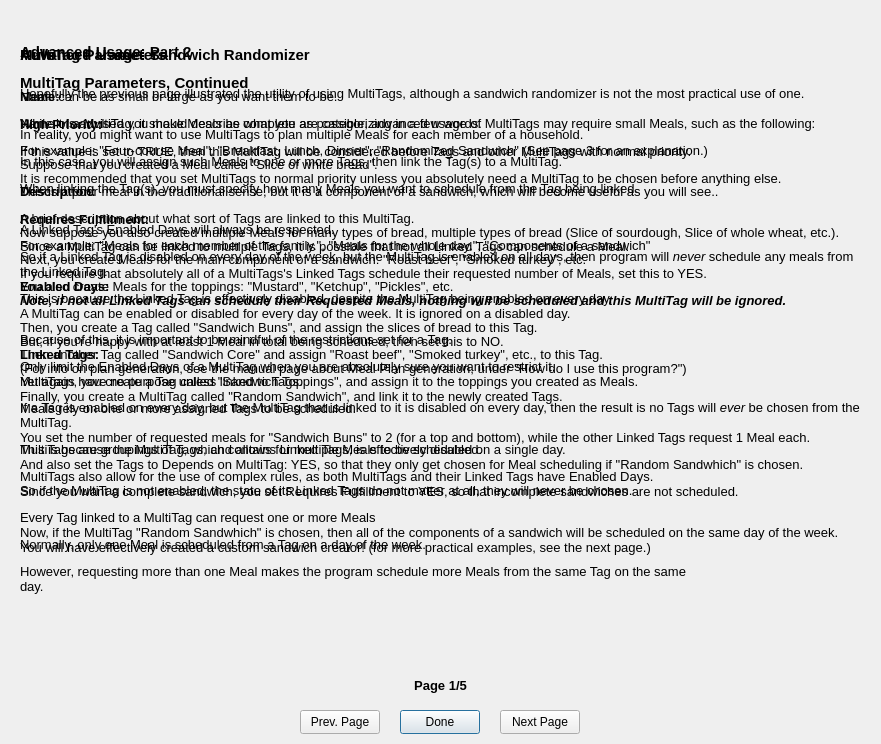
<?xml version="1.0" encoding="UTF-8"?>
<ui version="4.0">
 <class>Manual_MultitagInfo</class>
 <widget class="QDialog" name="Manual_MultitagInfo">
  <property name="geometry">
   <rect>
    <x>0</x>
    <y>0</y>
    <width>881</width>
    <height>744</height>
   </rect>
  </property>
  <property name="windowTitle">
   <string>MultiTag Information</string>
  </property>
  <widget class="QPushButton" name="pushButton_done">
   <property name="geometry">
    <rect>
     <x>400</x>
     <y>710</y>
     <width>80</width>
     <height>24</height>
    </rect>
   </property>
   <property name="text">
    <string>Done</string>
   </property>
  </widget>
  <widget class="QPushButton" name="pushButton_previousPage">
   <property name="geometry">
    <rect>
     <x>300</x>
     <y>710</y>
     <width>80</width>
     <height>24</height>
    </rect>
   </property>
   <property name="text">
    <string>Prev. Page</string>
   </property>
  </widget>
  <widget class="QPushButton" name="pushButton_nextPage">
   <property name="geometry">
    <rect>
     <x>500</x>
     <y>710</y>
     <width>80</width>
     <height>24</height>
    </rect>
   </property>
   <property name="text">
    <string>Next Page</string>
   </property>
  </widget>
  <widget class="QLabel" name="label_page2">
   <property name="geometry">
    <rect>
     <x>20</x>
     <y>20</y>
     <width>781</width>
     <height>411</height>
    </rect>
   </property>
   <property name="text">
    <string>&lt;html&gt;&lt;head/&gt;&lt;body&gt;&lt;p&gt;&lt;span style=&quot; font-size:11pt; font-weight:700;&quot;&gt;MultiTag Parameters, Continued&lt;/span&gt;&lt;br/&gt;&lt;/p&gt;&lt;p&gt;&lt;span style=&quot; font-size:10pt; font-weight:700;&quot;&gt;High Priority:&lt;/span&gt;&lt;/p&gt;&lt;p&gt;&lt;span style=&quot; font-size:10pt;&quot;&gt;If this value is set to TRUE, then this MultiTag will be considered before Tags and other MultiTags with normal priority.&lt;/span&gt;&lt;/p&gt;&lt;p&gt;&lt;span style=&quot; font-size:10pt;&quot;&gt;It is recommended that you set MultiTags to normal priority unless you absolutely need a MultiTag to be chosen before anything else.&lt;/span&gt;&lt;br/&gt;&lt;/p&gt;&lt;p&gt;&lt;span style=&quot; font-size:10pt; font-weight:700;&quot;&gt;Requires Fulfillment:&lt;/span&gt;&lt;/p&gt;&lt;p&gt;&lt;span style=&quot; font-size:10pt;&quot;&gt;Since a MultiTag can be linked to multiple Tags, it is possible that not all Linked Tags can schedule a Meal.&lt;/span&gt;&lt;/p&gt;&lt;p&gt;&lt;span style=&quot; font-size:10pt;&quot;&gt;If you require that absolutely all of a MultiTags's Linked Tags schedule their requested number of Meals, set this to YES.&lt;/span&gt;&lt;/p&gt;&lt;p&gt;&lt;span style=&quot; font-size:10pt; font-weight:700; font-style:italic;&quot;&gt;Note, if not all Linked Tags can schedule their Requested Meals, nothing will be scheduled and this MultiTag will be ignored.&lt;/span&gt;&lt;br/&gt;&lt;/p&gt;&lt;p&gt;&lt;span style=&quot; font-size:10pt;&quot;&gt;But, if you're happy with at least 1 Meal in total being scheduled, then set this to NO.&lt;/span&gt;&lt;/p&gt;&lt;p&gt;&lt;span style=&quot; font-size:10pt;&quot;&gt;(For info on plan generation, see the manual page about Meal Plan generation, under &amp;quot;How do I use this program?&amp;quot;)&lt;/span&gt;&lt;/p&gt;&lt;/body&gt;&lt;/html&gt;</string>
   </property>
   <property name="wordWrap">
    <bool>true</bool>
   </property>
  </widget>
  <widget class="QLabel" name="label_pageNumber">
   <property name="geometry">
    <rect>
     <x>405</x>
     <y>670</y>
     <width>71</width>
     <height>31</height>
    </rect>
   </property>
   <property name="text">
    <string>&lt;html&gt;&lt;head/&gt;&lt;body&gt;&lt;p align=&quot;center&quot;&gt;&lt;span style=&quot; font-size:10pt; font-weight:700;&quot;&gt;Page 1/5&lt;/span&gt;&lt;/p&gt;&lt;/body&gt;&lt;/html&gt;</string>
   </property>
  </widget>
  <widget class="QLabel" name="label_page1">
   <property name="geometry">
    <rect>
     <x>20</x>
     <y>20</y>
     <width>691</width>
     <height>601</height>
    </rect>
   </property>
   <property name="text">
    <string>&lt;html&gt;&lt;head/&gt;&lt;body&gt;&lt;p&gt;&lt;span style=&quot; font-size:11pt; font-weight:700;&quot;&gt;MultiTag Parameters&lt;/span&gt;&lt;br/&gt;&lt;/p&gt;&lt;p&gt;&lt;span style=&quot; font-size:10pt; font-weight:700;&quot;&gt;Name:&lt;/span&gt;&lt;/p&gt;&lt;p&gt;&lt;span style=&quot; font-size:10pt;&quot;&gt;Name of a MultiTag, it should describe what you are categorizing in a few words.&lt;/span&gt;&lt;/p&gt;&lt;p&gt;&lt;span style=&quot; font-size:10pt;&quot;&gt;For example: &amp;quot;Four-course Meal&amp;quot;, &amp;quot;Breakfast, Lunch, Dinner&amp;quot;, &amp;quot;Randomized Sandwich&amp;quot; (See page 3 for an explanation.)&lt;/span&gt;&lt;br/&gt;&lt;/p&gt;&lt;p&gt;&lt;span style=&quot; font-size:10pt; font-weight:700;&quot;&gt;Description:&lt;/span&gt;&lt;/p&gt;&lt;p&gt;&lt;span style=&quot; font-size:10pt;&quot;&gt;A brief description about what sort of Tags are linked to this MultiTag.&lt;/span&gt;&lt;/p&gt;&lt;p&gt;&lt;span style=&quot; font-size:10pt;&quot;&gt;For example: &amp;quot;Meals for each member of the family.&amp;quot;, &amp;quot;Meals for the whole day.&amp;quot;, &amp;quot;Components of a sandwich&amp;quot;&lt;/span&gt;&lt;br/&gt;&lt;/p&gt;&lt;p&gt;&lt;span style=&quot; font-size:10pt; font-weight:700;&quot;&gt;Enabled Days:&lt;/span&gt;&lt;/p&gt;&lt;p&gt;&lt;span style=&quot; font-size:10pt;&quot;&gt;A MultiTag can be enabled or disabled for every day of the week. It is ignored on a disabled day.&lt;/span&gt;&lt;br/&gt;&lt;/p&gt;&lt;p&gt;&lt;span style=&quot; font-size:10pt; font-weight:700;&quot;&gt;Linked Tags:&lt;/span&gt;&lt;/p&gt;&lt;p&gt;&lt;span style=&quot; font-size:10pt;&quot;&gt;MultiTags have no purpose unless linked to Tags.&lt;/span&gt;&lt;/p&gt;&lt;p&gt;&lt;span style=&quot; font-size:10pt;&quot;&gt;Meals rely on one or more assigned Tags to be scheduled.&lt;/span&gt;&lt;br/&gt;&lt;/p&gt;&lt;p&gt;&lt;span style=&quot; font-size:10pt;&quot;&gt;MultiTags are groupings of Tags, and allows for multiple Meals to be scheduled on a single day.&lt;/span&gt;&lt;/p&gt;&lt;p&gt;&lt;span style=&quot; font-size:10pt;&quot;&gt;MultiTags also allow for the use of complex rules, as both MultiTags and their Linked Tags have Enabled Days.&lt;/span&gt;&lt;br/&gt;&lt;/p&gt;&lt;p&gt;&lt;span style=&quot; font-size:10pt;&quot;&gt;Every Tag linked to a MultiTag can request one or more Meals&lt;/span&gt;&lt;/p&gt;&lt;p&gt;&lt;span style=&quot; font-size:10pt;&quot;&gt;Normally, only one Meal is scheduled from a Tag on a day of the week.&lt;/span&gt;&lt;/p&gt;&lt;p&gt;&lt;span style=&quot; font-size:10pt;&quot;&gt;However, requesting more than one Meal makes the program schedule more Meals from the same Tag on the same day.&lt;/span&gt;&lt;/p&gt;&lt;/body&gt;&lt;/html&gt;</string>
   </property>
   <property name="wordWrap">
    <bool>true</bool>
   </property>
  </widget>
  <widget class="QLabel" name="label_page3">
   <property name="geometry">
    <rect>
     <x>20</x>
     <y>20</y>
     <width>841</width>
     <height>561</height>
    </rect>
   </property>
   <property name="text">
    <string>&lt;html&gt;&lt;head/&gt;&lt;body&gt;&lt;p&gt;&lt;span style=&quot; font-size:11pt; font-weight:700;&quot;&gt;Advanced Usage: Sandwich Randomizer&lt;/span&gt;&lt;br/&gt;&lt;/p&gt;&lt;p&gt;&lt;span style=&quot; font-size:10pt;&quot;&gt;Meals can be as small or large as you want them to be.&lt;/span&gt;&lt;/p&gt;&lt;p&gt;&lt;span style=&quot; font-size:10pt;&quot;&gt;While it is advised you make Meals as complete as possible, advanced usage of MultiTags may require small Meals, such as the following:&lt;/span&gt;&lt;br/&gt;&lt;/p&gt;&lt;p&gt;&lt;span style=&quot; font-size:10pt;&quot;&gt;Suppose that you created a Meal called &amp;quot;Slice of white bread&amp;quot;.&lt;/span&gt;&lt;/p&gt;&lt;p&gt;&lt;span style=&quot; font-size:10pt;&quot;&gt;This is a poor meal in the traditional sense, but it is a component of a sandwich, which will become useful as you will see..&lt;/span&gt;&lt;br/&gt;&lt;/p&gt;&lt;p&gt;&lt;span style=&quot; font-size:10pt;&quot;&gt;Now suppose you also created multiple Meals for many types of bread, multiple types of bread (Slice of sourdough, Slice of whole wheat, etc.).&lt;/span&gt;&lt;/p&gt;&lt;p&gt;&lt;span style=&quot; font-size:10pt;&quot;&gt;Next, you create Meals for the main component of a sandwich: &amp;quot;Roast beef&amp;quot;, &amp;quot;Smoked turkey&amp;quot;, etc.&lt;/span&gt;&lt;/p&gt;&lt;p&gt;&lt;span style=&quot; font-size:10pt;&quot;&gt;You also create Meals for the toppings: &amp;quot;Mustard&amp;quot;, &amp;quot;Ketchup&amp;quot;, &amp;quot;Pickles&amp;quot;, etc.&lt;/span&gt;&lt;br/&gt;&lt;/p&gt;&lt;p&gt;&lt;span style=&quot; font-size:10pt;&quot;&gt;Then, you create a Tag called &amp;quot;Sandwich Buns&amp;quot;, and assign the slices of bread to this Tag.&lt;/span&gt;&lt;/p&gt;&lt;p&gt;&lt;span style=&quot; font-size:10pt;&quot;&gt;Then another Tag called &amp;quot;Sandwich Core&amp;quot; and assign &amp;quot;Roast beef&amp;quot;, &amp;quot;Smoked turkey&amp;quot;, etc., to this Tag.&lt;/span&gt;&lt;/p&gt;&lt;p&gt;&lt;span style=&quot; font-size:10pt;&quot;&gt;Yet again, you create a Tag called &amp;quot;Sandwich Toppings&amp;quot;, and assign it to the toppings you created as Meals.&lt;/span&gt;&lt;br/&gt;&lt;span style=&quot; font-size:10pt;&quot;&gt;Finally, you create a MultiTag called &amp;quot;Random Sandwich&amp;quot;, and link it to the newly created Tags.&lt;/span&gt;&lt;br/&gt;&lt;/p&gt;&lt;p&gt;&lt;span style=&quot; font-size:10pt;&quot;&gt;You set the number of requested meals for &amp;quot;Sandwich Buns&amp;quot; to 2 (for a top and bottom), while the other Linked Tags request 1 Meal each.&lt;/span&gt;&lt;/p&gt;&lt;p&gt;&lt;span style=&quot; font-size:10pt;&quot;&gt;And also set the Tags to Depends on MultiTag: YES, so that they only get chosen for Meal scheduling if &amp;quot;Random Sandwhich&amp;quot; is chosen.&lt;/span&gt;&lt;/p&gt;&lt;p&gt;&lt;span style=&quot; font-size:10pt;&quot;&gt;Since you want a complete sandwich, you set Requires Fulfillment to YES, so that incomplete sandwiches are not scheduled.&lt;/span&gt;&lt;br/&gt;&lt;/p&gt;&lt;p&gt;&lt;span style=&quot; font-size:10pt;&quot;&gt;Now, if the MultiTag &amp;quot;Random Sandwhich&amp;quot; is chosen, then all of the components of a sandwich will be scheduled on the same day of the week.&lt;/span&gt;&lt;br/&gt;&lt;span style=&quot; font-size:10pt;&quot;&gt;You will have effectively created a custom sandwich creator! (for more practical examples, see the next page.)&lt;/span&gt;&lt;/p&gt;&lt;/body&gt;&lt;/html&gt;</string>
   </property>
   <property name="wordWrap">
    <bool>true</bool>
   </property>
  </widget>
  <widget class="QLabel" name="label_page4">
   <property name="geometry">
    <rect>
     <x>20</x>
     <y>20</y>
     <width>841</width>
     <height>501</height>
    </rect>
   </property>
   <property name="text">
    <string>&lt;html&gt;&lt;head/&gt;&lt;body&gt;&lt;p&gt;&lt;span style=&quot; font-size:11pt; font-weight:700;&quot;&gt;Advanced Usage: Part 2&lt;/span&gt;&lt;br/&gt;&lt;/p&gt;&lt;p&gt;&lt;span style=&quot; font-size:10pt;&quot;&gt;Hopefully the previous page illustrated the utility of using MultiTags, although a sandwich randomizer is not the most practical use of one.&lt;/span&gt;&lt;br/&gt;&lt;/p&gt;&lt;p&gt;&lt;span style=&quot; font-size:10pt;&quot;&gt;In reality, you might want to use MultiTags to plan multiple Meals for each member of a household.&lt;/span&gt;&lt;/p&gt;&lt;p&gt;&lt;span style=&quot; font-size:10pt;&quot;&gt;In this case, you will assign such Meals to one or more Tags, then link the Tag(s) to a MultiTag.&lt;/span&gt;&lt;/p&gt;&lt;p&gt;&lt;span style=&quot; font-size:10pt;&quot;&gt;When linking the Tag(s), you must specify how many Meals you want to schedule from the Tag being linked.&lt;/span&gt;&lt;br/&gt;&lt;/p&gt;&lt;p&gt;&lt;span style=&quot; font-size:10pt;&quot;&gt;A Linked Tag's Enabled Days will always be respected.&lt;/span&gt;&lt;/p&gt;&lt;p&gt;&lt;span style=&quot; font-size:10pt;&quot;&gt;So if a Linked Tag is disabled on every day of the week, but the MultiTag is enabled on all days, then program will &lt;/span&gt;&lt;span style=&quot; font-size:10pt; font-style:italic;&quot;&gt;never&lt;/span&gt;&lt;span style=&quot; font-size:10pt;&quot;&gt; schedule any meals from the Linked Tag.&lt;/span&gt;&lt;/p&gt;&lt;p&gt;&lt;span style=&quot; font-size:10pt;&quot;&gt;This is because the Linked Tag is effectively disabled, despite the MultiTag being enabled on every day.&lt;/span&gt;&lt;br/&gt;&lt;/p&gt;&lt;p&gt;&lt;span style=&quot; font-size:10pt;&quot;&gt;Because of this, it is important to be mindful of the restrictions set for a Tag.&lt;/span&gt;&lt;/p&gt;&lt;p&gt;&lt;span style=&quot; font-size:10pt;&quot;&gt;Only limit the Enabled Days of a MultiTag when you are absolutely sure you want to restrict it.&lt;/span&gt;&lt;br/&gt;&lt;/p&gt;&lt;p&gt;&lt;span style=&quot; font-size:10pt;&quot;&gt;If a Tag is enabled on every day, but the MultiTag that is linked to it is disabled on every day, then the result is no Tags will &lt;/span&gt;&lt;span style=&quot; font-size:10pt; font-style:italic;&quot;&gt;ever&lt;/span&gt;&lt;span style=&quot; font-size:10pt;&quot;&gt; be chosen from the MultiTag.&lt;/span&gt;&lt;/p&gt;&lt;p&gt;&lt;span style=&quot; font-size:10pt;&quot;&gt;This is because the MultiTag, which contains Linked Tags, is effectively disabled.&lt;/span&gt;&lt;br/&gt;&lt;/p&gt;&lt;p&gt;&lt;span style=&quot; font-size:10pt;&quot;&gt;So if the MultiTag is not enabled, the state of its Linked Tags do not matter at all, they will never be chosen.&lt;/span&gt;&lt;/p&gt;&lt;/body&gt;&lt;/html&gt;</string>
   </property>
   <property name="wordWrap">
    <bool>true</bool>
   </property>
  </widget>
 </widget>
 <resources/>
 <connections/>
</ui>
